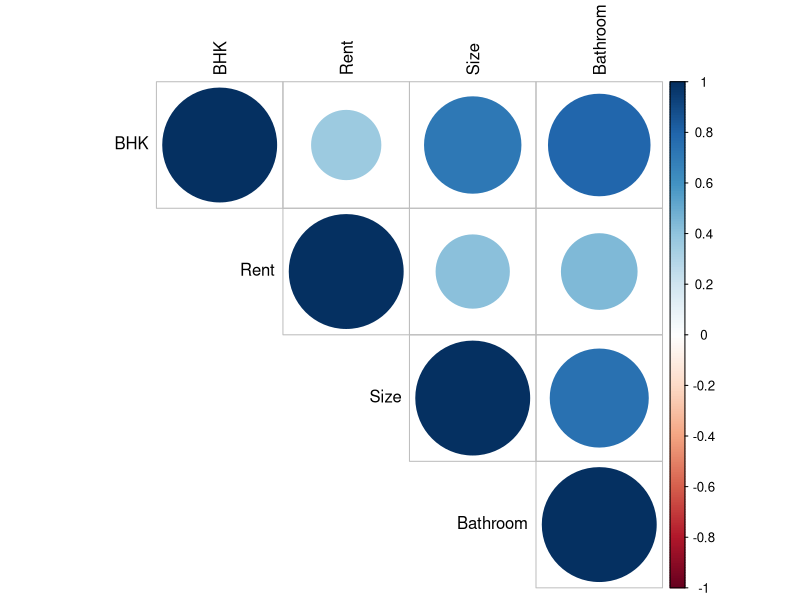
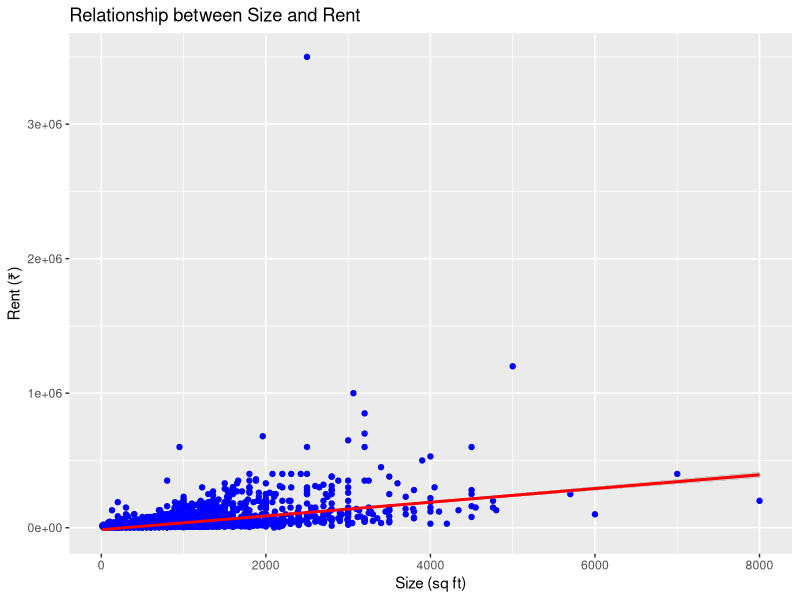
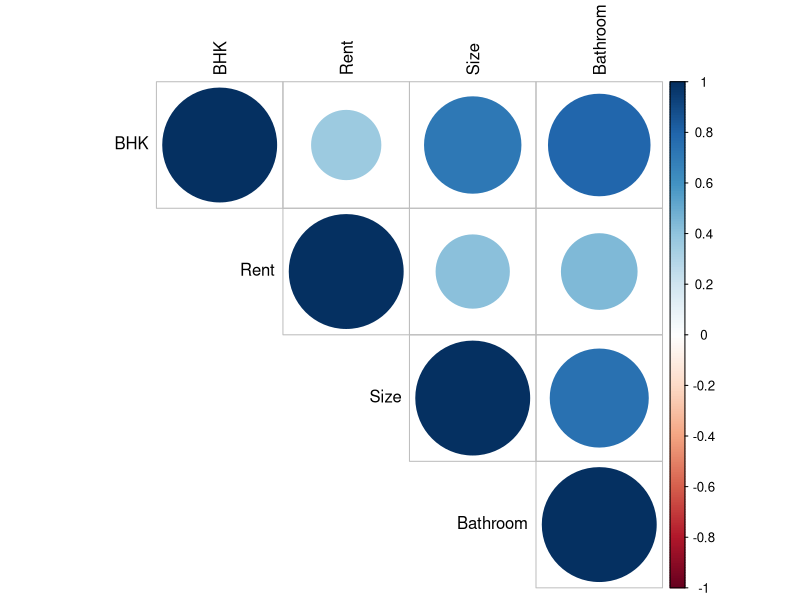
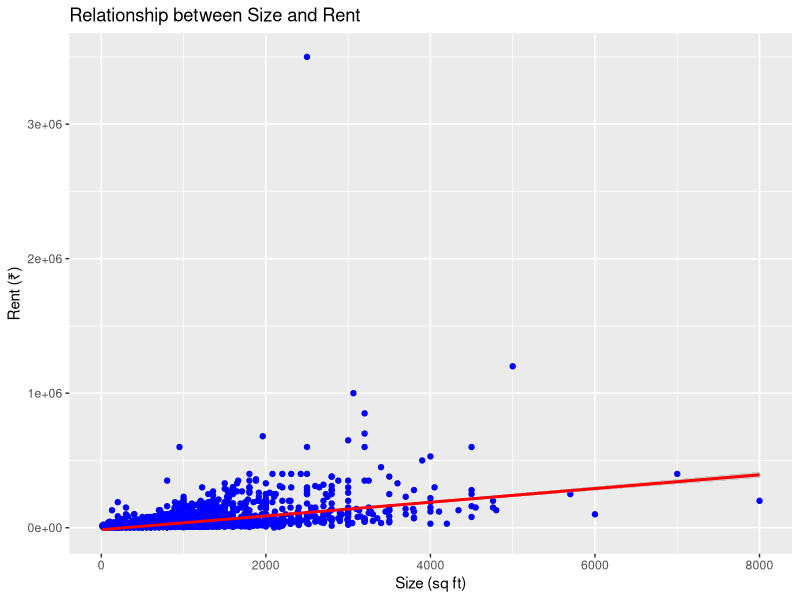
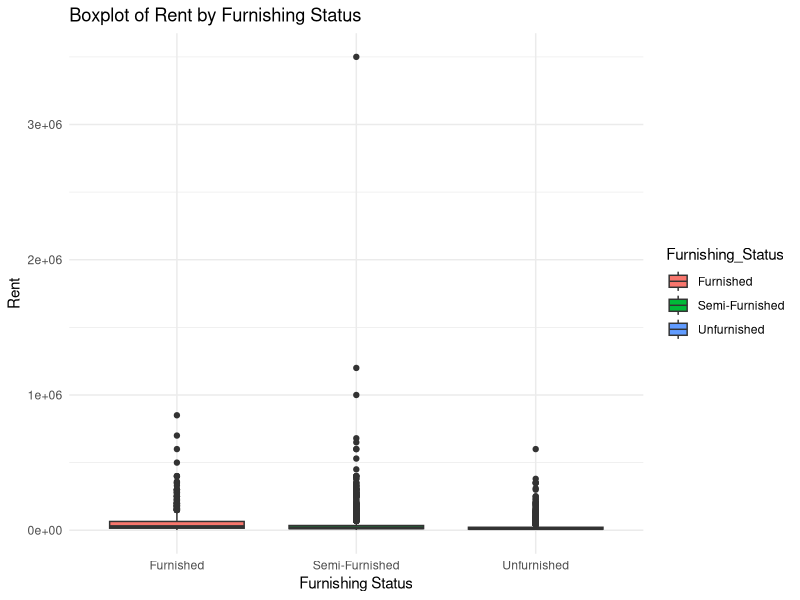
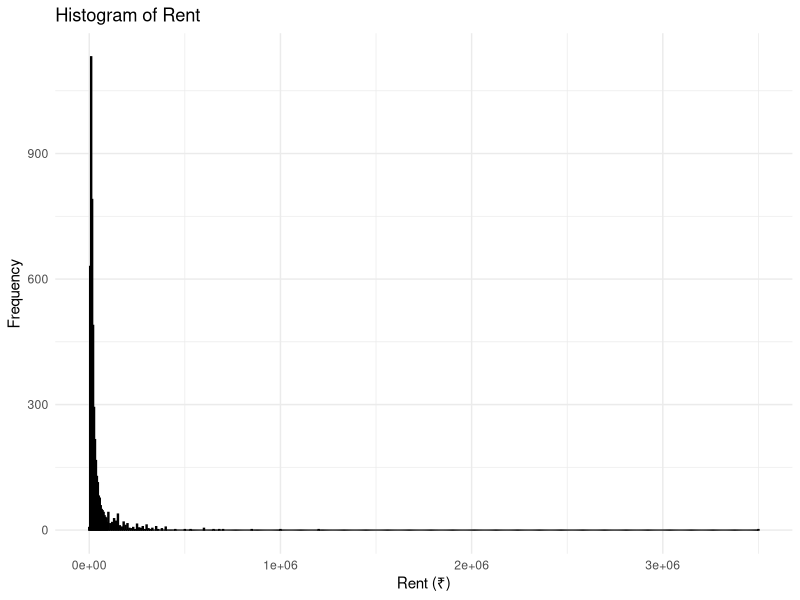
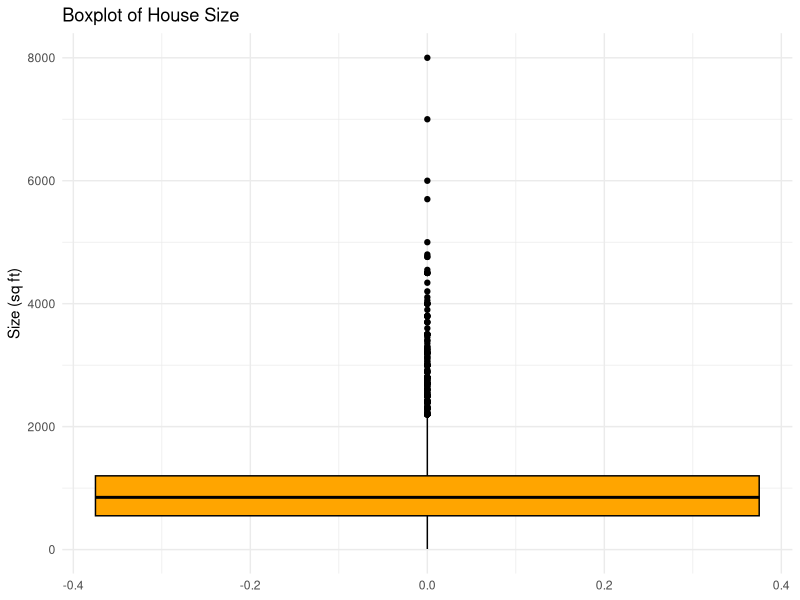
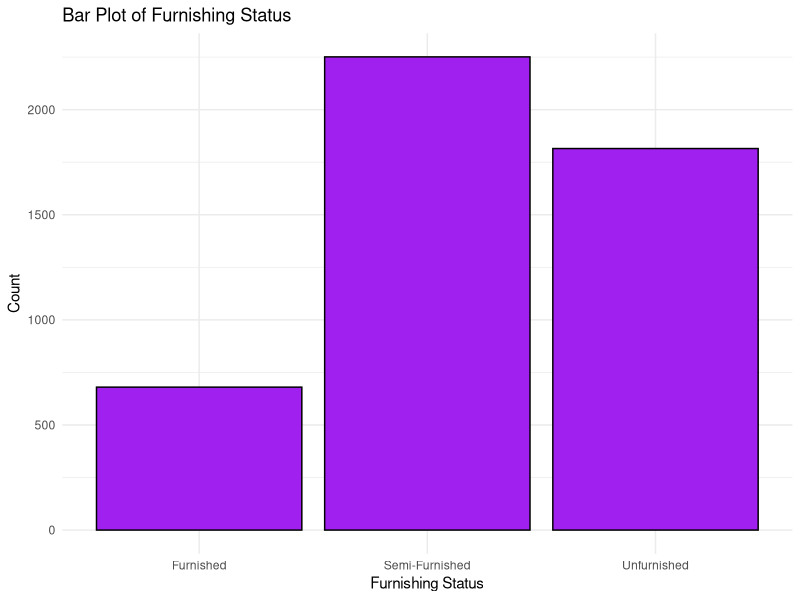

The R source for these figures, in order:
# Load the dataset
HouseRentData <- read.csv("data/House_Rent_Dataset.csv", colClasses = c(
  BHK = "numeric",                     # Number of bedrooms
  Rent = "numeric",                    # Rent amount
  Size = "numeric",                    # Size in square feet
  Area_Type = "factor",                # Type of area (e.g., Super Area)
  Area_Locality = "factor",         # Locality name
  City = "factor",                     # City name
  Furnishing_Status = "factor",        # Furnishing status (e.g., Furnished)
  Tenant_Preferred = "factor",         # Tenant preference
  Bathroom = "numeric",                # Number of bathrooms
  Point_of_Contact = "factor"       # Point of contact information
))

# Display structure to verify data types
str(HouseRentData)

# Display first few rows to ensure data is loaded correctly
head(HouseRentData)

# Optional: View the dataset in spreadsheet-like interface
View(HouseRentData)

# Load necessary libraries
library(dplyr)  # For data manipulation
library(ggplot2)  # For visualizations
library(corrplot)  # For correlation plots

# Assuming `HouseRentData` is already loaded

# Measures of Frequency
# Frequency distribution for categorical variables
frequency_analysis <- function(data, column_name) {
  return(data %>%
           group_by(!!sym(column_name)) %>%
           summarize(Frequency = n()) %>%
           arrange(desc(Frequency)))
}

# Example: Frequency of cities
city_frequency <- frequency_analysis(HouseRentData, "City")
print(city_frequency)

# Measures of Central Tendency
# Mean, Median, Mode
mean_rent <- mean(HouseRentData$Rent, na.rm = TRUE)
median_rent <- median(HouseRentData$Rent, na.rm = TRUE)
mode_rent <- as.numeric(names(sort(table(HouseRentData$Rent), decreasing = TRUE)[1]))

cat("Mean Rent:", mean_rent, "\n")
cat("Median Rent:", median_rent, "\n")
cat("Mode Rent:", mode_rent, "\n")

# Measures of Distribution
# Range, Variance, Standard Deviation, Interquartile Range
range_rent <- range(HouseRentData$Rent, na.rm = TRUE)
variance_rent <- var(HouseRentData$Rent, na.rm = TRUE)
sd_rent <- sd(HouseRentData$Rent, na.rm = TRUE)
iqr_rent <- IQR(HouseRentData$Rent, na.rm = TRUE)

cat("Range of Rent:", range_rent, "\n")
cat("Variance of Rent:", variance_rent, "\n")
cat("Standard Deviation of Rent:", sd_rent, "\n")
cat("Interquartile Range of Rent:", iqr_rent, "\n")

# Measures of Relationship
# Correlation Matrix
# Selecting numeric variables for correlation
numeric_columns <- HouseRentData %>%
  select_if(is.numeric)

correlation_matrix <- cor(numeric_columns, use = "complete.obs")
print(correlation_matrix)

# Correlation heatmap
corrplot(correlation_matrix, method = "circle", type = "upper", tl.col = "black")

# Example: Scatter plot to visualize relationship
ggplot(HouseRentData, aes(x = Size, y = Rent)) +
  geom_point(color = "blue") +
  geom_smooth(method = "lm", col = "red") +
  labs(title = "Relationship between Size and Rent",
       x = "Size (sq ft)",
       y = "Rent (₹)")

# Load necessary libraries
library(dplyr)  # For data manipulation
library(ggplot2)  # For visualizations
library(corrplot)  # For correlation plots

# Assuming `HouseRentData` is already loaded

# Measures of Frequency
# Frequency distribution for categorical variables
frequency_analysis <- function(data, column_name) {
  return(data %>%
           group_by(!!sym(column_name)) %>%
           summarize(Frequency = n()) %>%
           arrange(desc(Frequency)))
}

# Example: Frequency of cities
city_frequency <- frequency_analysis(HouseRentData, "City")
print(city_frequency)

# Measures of Central Tendency
# Mean, Median, Mode
mean_rent <- mean(HouseRentData$Rent, na.rm = TRUE)
median_rent <- median(HouseRentData$Rent, na.rm = TRUE)
mode_rent <- as.numeric(names(sort(table(HouseRentData$Rent), decreasing = TRUE)[1]))

cat("Mean Rent:", mean_rent, "\n")
cat("Median Rent:", median_rent, "\n")
cat("Mode Rent:", mode_rent, "\n")

# Measures of Distribution
# Range, Variance, Standard Deviation, Interquartile Range
range_rent <- range(HouseRentData$Rent, na.rm = TRUE)
variance_rent <- var(HouseRentData$Rent, na.rm = TRUE)
sd_rent <- sd(HouseRentData$Rent, na.rm = TRUE)
iqr_rent <- IQR(HouseRentData$Rent, na.rm = TRUE)

cat("Range of Rent:", range_rent, "\n")
cat("Variance of Rent:", variance_rent, "\n")
cat("Standard Deviation of Rent:", sd_rent, "\n")
cat("Interquartile Range of Rent:", iqr_rent, "\n")

# Measures of Relationship
# Correlation Matrix
# Selecting numeric variables for correlation
numeric_columns <- HouseRentData %>%
  select_if(is.numeric)

correlation_matrix <- cor(numeric_columns, use = "complete.obs")
print(correlation_matrix)

# Correlation heatmap
corrplot(correlation_matrix, method = "circle", type = "upper", tl.col = "black")

# Example: Scatter plot to visualize relationship
ggplot(HouseRentData, aes(x = Size, y = Rent)) +
  geom_point(color = "blue") +
  geom_smooth(method = "lm", col = "red") +
  labs(title = "Relationship between Size and Rent",
       x = "Size (sq ft)",
       y = "Rent (₹)")

# Load necessary library
library(ggplot2)

# Assuming `HouseRentData` is already loaded
# Example: Perform ANOVA to test if Rent differs significantly across Furnishing_Status groups

# Check structure of the dataset
str(HouseRentData)

# Perform one-way ANOVA
anova_result <- aov(Rent ~ Furnishing_Status, data = HouseRentData)

# Display ANOVA summary
summary(anova_result)

# Post-hoc test (if ANOVA is significant, use Tukey's HSD to determine pairwise differences)
tukey_result <- TukeyHSD(anova_result)
print(tukey_result)

# Visualize group means
ggplot(HouseRentData, aes(x = Furnishing_Status, y = Rent, fill = Furnishing_Status)) +
  geom_boxplot() +
  labs(title = "Boxplot of Rent by Furnishing Status",
       x = "Furnishing Status",
       y = "Rent") +
  theme_minimal()

# Load necessary libraries
library(ggplot2)
library(corrplot)
library(dplyr)

# Univariate Plots

# Histogram for numeric variable (e.g., Rent)
ggplot(HouseRentData, aes(x = Rent)) +
  geom_histogram(binwidth = 5000, fill = "blue", color = "black") +
  labs(title = "Histogram of Rent", x = "Rent (₹)", y = "Frequency") +
  theme_minimal()

# Boxplot for numeric variable (e.g., Size)
ggplot(HouseRentData, aes(y = Size)) +
  geom_boxplot(fill = "orange", color = "black") +
  labs(title = "Boxplot of House Size", y = "Size (sq ft)") +
  theme_minimal()

# Bar plot for categorical variable (e.g., Furnishing_Status)
ggplot(HouseRentData, aes(x = Furnishing_Status)) +
  geom_bar(fill = "purple", color = "black") +
  labs(title = "Bar Plot of Furnishing Status", x = "Furnishing Status", y = "Count") +
  theme_minimal()

# Multivariate Plots

# Scatter plot for two numeric variables (e.g., Size vs. Rent)
ggplot(HouseRentData, aes(x = Size, y = Rent)) +
  geom_point(color = "blue", alpha = 0.6) +
  geom_smooth(method = "lm", color = "red", se = FALSE) +
  labs(title = "Scatter Plot of Size vs Rent", x = "Size (sq ft)", y = "Rent (₹)") +
  theme_minimal()

# Boxplot for numeric variable grouped by categorical variable (e.g., Rent by Furnishing_Status)
ggplot(HouseRentData, aes(x = Furnishing_Status, y = Rent, fill = Furnishing_Status)) +
  geom_boxplot() +
  labs(title = "Boxplot of Rent by Furnishing Status", x = "Furnishing Status", y = "Rent (₹)") +
  theme_minimal()

# Faceted plots to compare distributions (e.g., Rent distribution by City)
ggplot(HouseRentData, aes(x = Rent)) +
  geom_histogram(binwidth = 5000, fill = "green", color = "black") +
  facet_wrap(~City) +
  labs(title = "Histogram of Rent by City", x = "Rent (₹)", y = "Frequency") +
  theme_minimal()

# Heatmap of correlation matrix (numeric variables)
numeric_columns <- HouseRentData %>%
  select_if(is.numeric)
correlation_matrix <- cor(numeric_columns, use = "complete.obs")
corrplot(correlation_matrix, method = "color", type = "upper", tl.col = "black")

